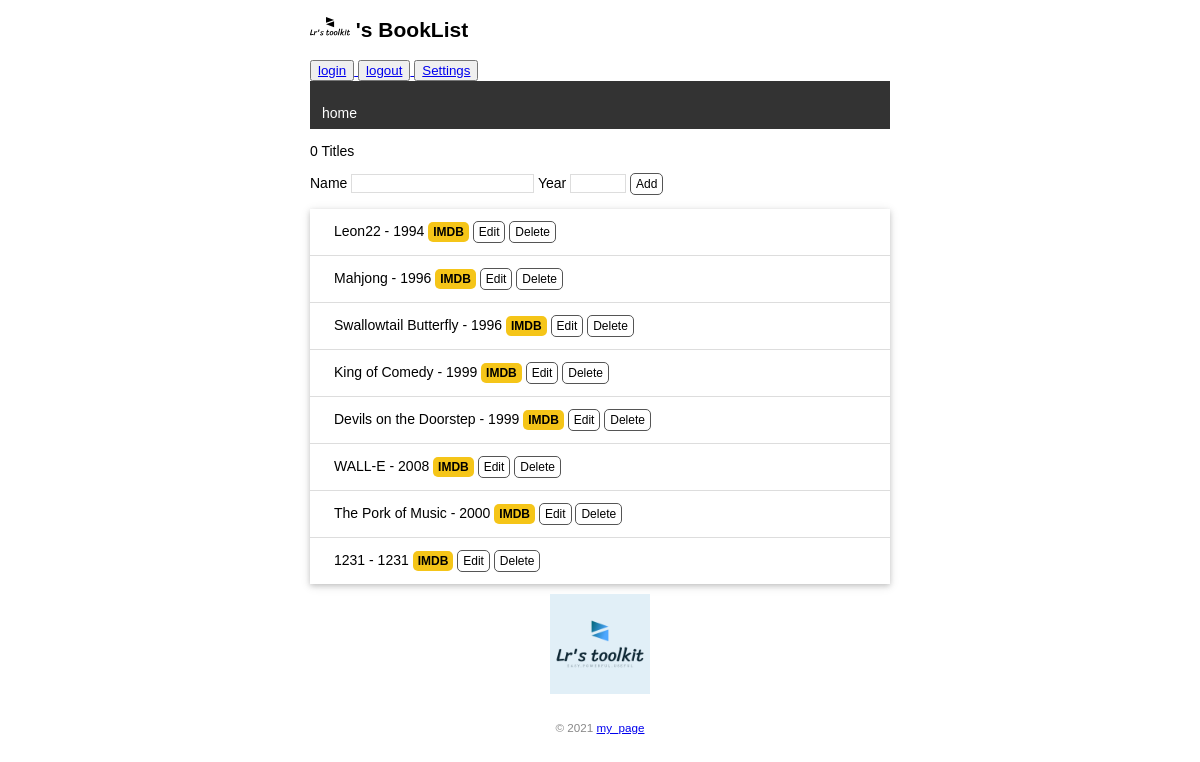
The page / on the database its author committed.
### app.py (models this page shows)
class Movie(db.Model):
    id = db.Column(db.Integer, primary_key=True)
    title = db.Column(db.String(20))
    year = db.Column(db.String(4))

### app.py (the view, shortened to what this page needs)
@app.route('/', methods=['GET', 'POST'])
def index():
    movies = Movie.query.all()
    return render_template('index.html', movies=movies)

### app.py (called while the page is built)
@app.context_processor
def inject_user():
    user =  User.query.first()
    return dict(user = user)

### templates/index.html
{% extends 'base.html'%}
{% block content %}
<p>{{movie|length}} Titles</p>
<form method='post'>
    Name <input type="text" name="title" autocomplete='off' required>
    Year <input type="text" name='year' autocomplete='off' required>
    <input class='btn' type="submit" name="submit" value='Add'>
</form>
<ul class="movie-list">
    {% for movie in movies %}
    <li> {{movie.title}} - {{movie.year}}
        <span class = 'float-right'>
            <a class ='imdb' href="https://www.imdb.com/find?q={{ movie.title }}" target="_blank" title =" Find this movie on IMDB">IMDB</a>
        </span>
        <span class="float-right">
            <a class="btn" href="{{ url_for('edit', movie_id=movie.id) }}">Edit</a>
        </span>
        <span class="float-right">
            <form class="inline-form" method="post" action="{{ url_for('delete', movie_id=movie.id) }}">
                <input class="btn" type="submit" name="delete" value="Delete" onclick="return confirm('Are you sure?')">
            </form>
        </span>
    </li>
    {%endfor%}
</ul>
<img alt = 'Walking Totoro' class = 'totoro' src ="{{url_for('static',filename = 'logo/default.png') }}" title = 'jok'>
{%endblock%}

### templates/base.html (shortened to what this page needs)
<!DOCTYPE html>
<html lang="en" >
    <head>
        {% block head %}
        <link rel='stylesheet' href = "{{url_for('static',filename='css/index.css')}}" type='text/css'>
        {%endblock%}
    </head>
    <body>
        <h2>
            <img alt = 'Avatar' class ='avatar' src = " {{url_for('static',filename='logo/vector/black.svg') }} ">
            {{user.name}}'s BookList
        </h2>
        <button >
            <a href="{{ url_for('login') }}" />
            login</button>
        <button>
            <a href="{{ url_for('logout') }}"/>
            logout
        </button>
        <button>
            <a href="{{ url_for('settings') }}"/>
            Settings
        </button>
        <nav>
            <ul>
                <li><a href = "{{url_for('index') }}">home</a></li>
            </ul>
        </nav>
        {%block content %}{%endblock%}
        <footer >
            <small>&copy; 2021 <a href="http://notion.lr-2002.fit">my_page</a></small>
        </footer>
    </body>
</html>

### static/css/index.css (style rules this page uses)
body { margin: auto; max-width: 580px; font-size: 14px; font-family: Helvetica, Arial, sans-serif; }
footer { color: #888; margin-top: 15px; text-align: center; padding: 10px; }
.avatar { width: 40px; }
.movie-list { list-style-type: none; padding: 0; margin-bottom: 10px; box-shadow: 0 2px 5px 0 rgba(0, 0, 0, 0.16), 0 2px 10px 0 rgba(0, 0, 0, 0.12); }
.movie-list li { padding: 12px 24px; border-bottom: 1px solid #ddd; }
.movie-list li:last-child { border-bottom:none; }
.totoro { display: block; margin: 0 auto; height: 100px; }
nav ul { list-style-type: none; margin: 0; padding: 0; overflow: hidden; background-color: #333; }
nav li { float: left; }
nav li a { display: block; color: white; text-align: center; padding: 8px 12px; text-decoration: none; }
.float-right { display: inline-block; }
.imdb { font-size: 12px; font-weight: bold; color: black; text-decoration: none; background: #F5C518; border-radius: 5px; padding: 3px 5px; }
input[type=submit] { font-family: inherit; }
input[type=text] { border: 1px solid #ddd; }
input[name=year] { width: 50px; }
.btn { font-size: 12px; padding: 3px 5px; text-decoration: none; cursor: pointer; background-color: white; color: black; border: 1px solid #555555; border-radius: 5px; }
.inline-form { display: inline; padding-right: 20px; }

### rows shown on the page
Movie: title "Leon22", year "1994"
Movie: title "Mahjong", year "1996"
Movie: title "Swallowtail Butterfly", year "1996"
Movie: title "King of Comedy", year "1999"
Movie: title "Devils on the Doorstep", year "1999"
Movie: title "WALL-E", year "2008"
Movie: title "The Pork of Music", year "2000"
Movie: title "1231", year "1231"

### other values the page prints
{{ movie|length }} "0"
